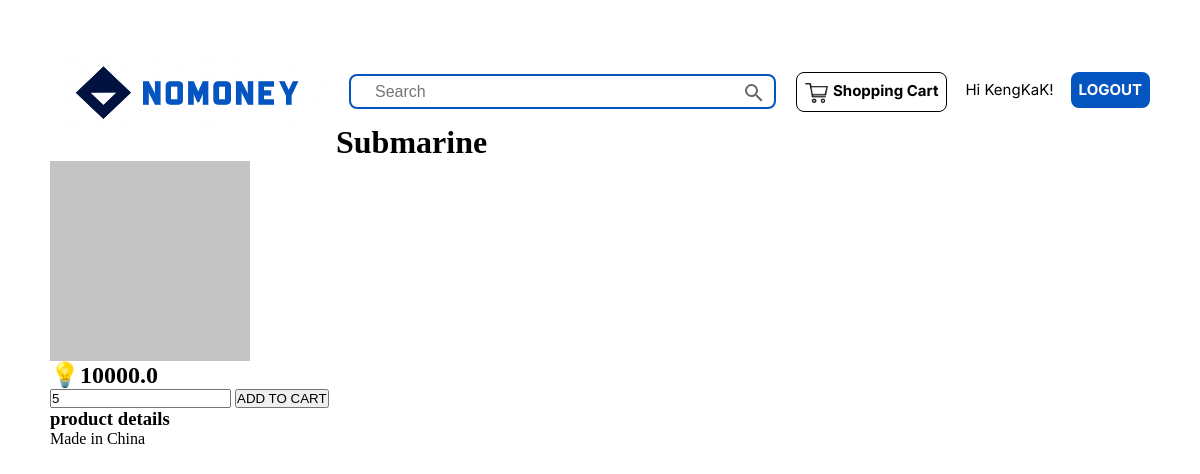
The app's page /4/ (signed in) with its own data.
### goods/models.py (models this page shows, shortened)
class Goods(models.Model):
    image = models.ImageField(upload_to='image')
    goodsname = models.CharField(max_length=255)
    price = models.FloatField(null=True)
    description = models.CharField(max_length=2200, null=True)

class Cart(models.Model):
    image = models.ImageField(upload_to='image')
    user = models.ForeignKey(User, on_delete=models.CASCADE)
    product_id = models.IntegerField(null=True)
    product_name = models.CharField(max_length=255, null=True)
    price = models.FloatField(null=True)
    quantity = models.IntegerField(null=True)
    sum_price = models.FloatField(null=True)

### goods/views.py (the view)
# urls.py: path('<int:product_id>/', views.details, name='details'),
def details(request, product_id):
    goods = Goods.objects.get(id=product_id)
    cart_item = Cart.objects.get(user=request.user, product_id=product_id)
    context = {
        "goods": goods,
        "cart_item": cart_item,
    }
    return render(request, "details.html", context)

### goods/templates/details.html (shortened to what this page needs)
{% extends "master.html" %}
{% block content %}
    <h1>{{ goods.goodsname }}</h1>
    <img src="{{ goods.image.url }}" alt="{{ goods.goodsname }}" width="200">
    <h2>💡{{ goods.price }}</h2>
    <form method="post" action="{% url 'add_to_cart' goods.id %}">
        <input type="number" name="integerfield" min="0" value= {{cart_item.quantity}}>
        <input type="submit" value="ADD TO CART">
    </form>
    <h3>product details</h3>
    <p>{{ goods.description }}</p>
{% endblock %}

### goods/templates/master.html (shortened to what this page needs)
{% load static %}
<link rel="stylesheet", href="{% static 'css/main.css' %}">
<!DOCTYPE html>
<html>
    <head>
    </head>
    <body>
            <div class="topnav">
                <div class="inter-font-thick">
                    <a href="/"><img src="{% static 'nomoney logo.png' %}" class="logo" style="width:270px;height:75px;"></a>
                        <div class="topnav-right">
                            <a class="active-white" href="{% url 'cart_detail' %}"> <img src="{% static 'shopping cart icon.png' %}" style="float:left;width:23px;height:20px;" class="center">Shopping Cart</a>
                            {% if user.is_authenticated %}
                                <a style="margin-right: 9px;font-weight: normal">Hi {{ user.username }}!</a>
                                <a class="active" href="{% url 'logout' %}">LOGOUT</a>
                            {% else %}
                                <a class="active" href="{% url 'login' %}">LOGIN</a>
                            {% endif %}
                        </div>
                </div>
                <div class="inter-font-thick">
                    <form method="POST" action="{% url 'searched' %}">
                        <div class="searchBar">
                            <input id="searchQueryInput" type="text" name="textfield" placeholder="Search" value="" />
                            <button id="searchQuerySubmit" type="submit" name="searchQuerySubmit">
                            </button>
                        </div>
                    </form>
                </div>
                {% block content %}
                {% endblock %}
            </div>
    </body>
</html>

### goods/static/css/main.css (style rules this page uses)
.inter-font-thick { font-family: "Inter", sans-serif; font-weight: bold; }
* { margin: 0; padding: 0; position: sticky; box-sizing: border-box; }
.logo { display: block; position: sticky; margin-top: -25px; width: 50%; border-radius: 15px; }
.center { display: block; position: sticky; margin-top: 2px; margin-right: 5px; width: 50%; }
.topnav { overflow: hidden; position: sticky; width: 100%; padding: 100px 50px; }
.topnav a { position: sticky; float: left; color: black; text-align: center; padding: 8px; text-decoration: none; font-size: 15px; line-height: 20px; border-radius: 8px; margin-top: -28px; }
.topnav a.active { position: sticky; background-color: #0455BF; color: white; }
.topnav a.active-white { position: sticky; background-color: white; margin-right: 10px; margin-left: 7px; border: 1px solid black; color: black; }
.topnav-right { position: sticky; float: right; }
.searchBar { position: sticky; width: 40%; float: right; display: flex; flex-direction: row; align-items: center; }
#searchQueryInput { position: sticky; width: 100%; margin-top: -40px; height: 2.2rem; background: #ffffff; outline: none; border: 2px solid #0455BF; border-radius: 8px; padding: 0 3.5rem 0 1.5rem; font-size: 1rem; }
#searchQuerySubmit { position: sticky; width: 4.5rem; height: 3.8rem; margin-top: -37px; margin-left: -3.5rem; background: none; border: none; outline: none; }

### records on screen
Goods: goodsname "Submarine", image (placeholder picture), price "10000.0", description "Made in China"
Cart: integerfield "5"

### other values on screen
{{ user.username }} "KengKaK"
